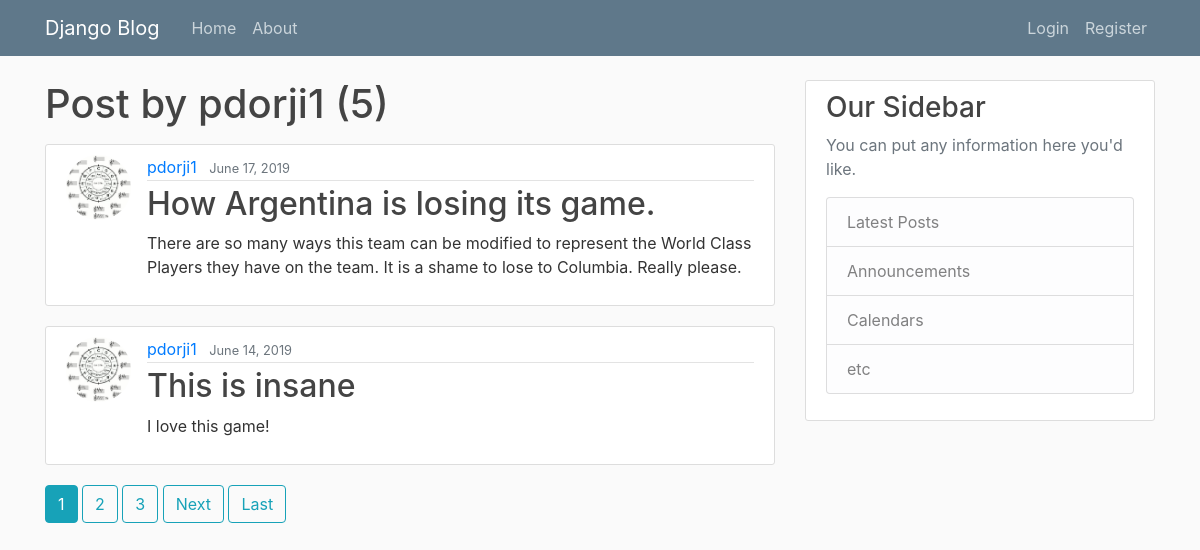
The page /user/pdorji1 on the database its author committed.
### blog/models.py (models this page shows, shortened)
class Post(models.Model):
    title = models.CharField(max_length=100)
    content = models.TextField()
    date_posted = models.DateTimeField(default=timezone.now)
    author = models.ForeignKey(User, on_delete=models.CASCADE)

### users/models.py (models this page shows, shortened)
class Profile(models.Model):
    user = models.OneToOneField(User, on_delete=models.CASCADE)
    image = models.ImageField(default='default.jpg',upload_to='profile_pics')

### blog/views.py (the view)
# urls.py: path('user/<str:username>', UserPostListView.as_view(),name='user-posts'),
class UserPostListView(ListView):
    model = Post
    template_name = 'blog/user_posts.html'
    context_object_name = 'posts'
    paginate_by = 2
    def get_queryset(self):
        user = get_object_or_404(User, username=self.kwargs.get('username'))
        return Post.objects.filter(author=user).order_by('-date_posted')

### blog/templates/blog/user_posts.html (shortened to what this page needs)
{% extends "blog/base.html" %}
{% block content %}
    <h1 class="mb-3">Post by {{ view.kwargs.username }} ({{ page_obj.paginator.count }})</h1>
    {% for post in posts %}
        <article class="media content-section">
            <img class="rounded-circle article-img" src="{{ post.author.profile.image.url }}">
            <div class="media-body">
                <div class="article-metadata">
                    <a class="mr-2" href="{% url 'user-posts' post.author.username %}">{{ post.author }}</a>
                    <small class="text-muted">{{ post.date_posted |date:"F d, Y" }}</small>
                </div>
                <h2><a class="article-title" href="{% url 'post-detail' post.id %}">{{ post.title }}</a></h2>
                <p class="article-content">{{ post.content }}</p>
            </div>
        </article>
    {% endfor %}
    {% if is_paginated%}
        {% for num in page_obj.paginator.page_range %}
            {% if page_obj.number == num %}
                <a class="btn btn-info mb-4" href="?page= {{ num }}">{{ num }}</a>
            {% elif num > page_obj.number|add:'-3' and num < page_obj.number|add:'3' %}
                <a class="btn btn-outline-info mb-4" href="?page={{ num }}">{{ num }}</a>
            {% endif %}
        {% endfor %}
        {% if page_obj.has_next %}
            <a class="btn btn-outline-info mb-4" href="?page={{ page_obj.next_page_number}}">Next</a>
            <a class="btn btn-outline-info mb-4" href="?page={{ page_obj.paginator.num_pages }}">Last</a>
        {% endif %}
    {% endif %}
{% endblock content %}

### blog/static/blog/main.css (style rules this page uses)
body { background: #fafafa; color: #333333; margin-top: 5rem; }
h1, h2, h3, h4, h5, h6 { color: #444444; }
.content-section { background: #ffffff; padding: 10px 20px; border: 1px solid #dddddd; border-radius: 3px; margin-bottom: 20px; }
.article-title { color: #444444; }
.article-content { white-space: pre-line; }
.article-img { height: 65px; width: 65px; margin-right: 16px; }
.article-metadata { padding-bottom: 1px; margin-bottom: 4px; border-bottom: 1px solid #e3e3e3 }

### rows shown on the page
Post: author.profile.image (picture), author "pdorji1", date_posted "June 17, 2019", title "How Argentina is losing its game.", content "There are so many ways this team can be modified to represent the World Class Players they have on the team. It is a shame to lose to Columbia. Really please."
Post: author.profile.image (picture), author "pdorji1", date_posted "June 14, 2019", title "This is insane", content "I love this game!"

### other values the page prints
{{ view.kwargs.username }} "pdorji1"
{{ page_obj.paginator.count }} "5"
{{ num }} "1"
{{ num }} "2" "3"
